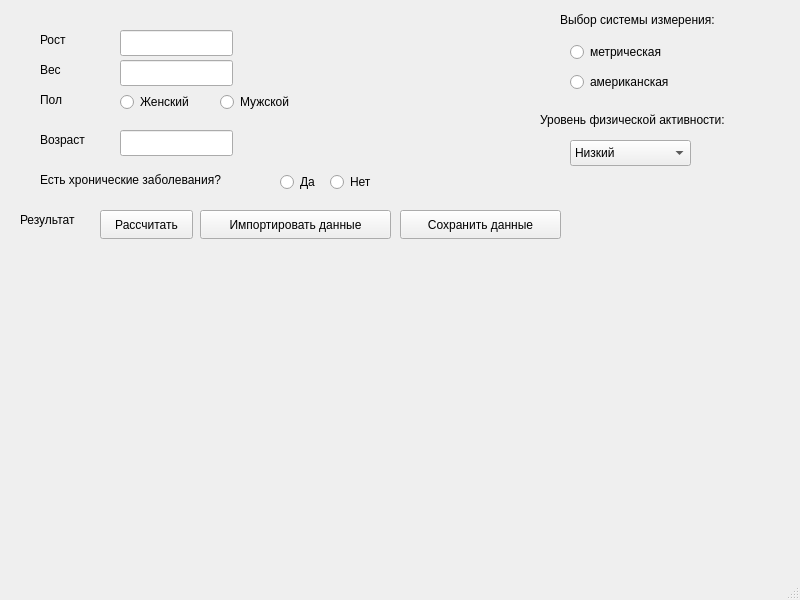
<?xml version="1.0" encoding="UTF-8"?>
<ui version="4.0">
 <class>MainWindow</class>
 <widget class="QMainWindow" name="MainWindow">
  <property name="geometry">
   <rect>
    <x>0</x>
    <y>0</y>
    <width>800</width>
    <height>600</height>
   </rect>
  </property>
  <property name="windowTitle">
   <string>MainWindow</string>
  </property>
  <widget class="QWidget" name="centralwidget">
   <widget class="QLabel" name="label_height">
    <property name="geometry">
     <rect>
      <x>40</x>
      <y>30</y>
      <width>63</width>
      <height>20</height>
     </rect>
    </property>
    <property name="text">
     <string>Рост</string>
    </property>
   </widget>
   <widget class="QLabel" name="label_weight">
    <property name="geometry">
     <rect>
      <x>40</x>
      <y>60</y>
      <width>63</width>
      <height>20</height>
     </rect>
    </property>
    <property name="text">
     <string>Вес</string>
    </property>
   </widget>
   <widget class="QLineEdit" name="lineEdit_1">
    <property name="geometry">
     <rect>
      <x>120</x>
      <y>30</y>
      <width>113</width>
      <height>26</height>
     </rect>
    </property>
   </widget>
   <widget class="QLineEdit" name="lineEdit_2">
    <property name="geometry">
     <rect>
      <x>120</x>
      <y>60</y>
      <width>113</width>
      <height>26</height>
     </rect>
    </property>
   </widget>
   <widget class="QLabel" name="label_result">
    <property name="geometry">
     <rect>
      <x>20</x>
      <y>210</y>
      <width>71</width>
      <height>20</height>
     </rect>
    </property>
    <property name="text">
     <string>Результат</string>
    </property>
   </widget>
   <widget class="QPushButton" name="pushButton_result">
    <property name="geometry">
     <rect>
      <x>100</x>
      <y>210</y>
      <width>93</width>
      <height>29</height>
     </rect>
    </property>
    <property name="text">
     <string>Рассчитать</string>
    </property>
   </widget>
   <widget class="QLabel" name="label_2">
    <property name="geometry">
     <rect>
      <x>560</x>
      <y>10</y>
      <width>211</width>
      <height>20</height>
     </rect>
    </property>
    <property name="text">
     <string>Выбор системы измерения:</string>
    </property>
   </widget>
   <widget class="QLabel" name="label_height1">
    <property name="geometry">
     <rect>
      <x>240</x>
      <y>30</y>
      <width>51</width>
      <height>20</height>
     </rect>
    </property>
    <property name="text">
     <string/>
    </property>
   </widget>
   <widget class="QLabel" name="label_weight1">
    <property name="geometry">
     <rect>
      <x>240</x>
      <y>60</y>
      <width>31</width>
      <height>20</height>
     </rect>
    </property>
    <property name="text">
     <string/>
    </property>
   </widget>
   <widget class="QLabel" name="label_gender">
    <property name="geometry">
     <rect>
      <x>40</x>
      <y>90</y>
      <width>63</width>
      <height>20</height>
     </rect>
    </property>
    <property name="text">
     <string>Пол</string>
    </property>
   </widget>
   <widget class="QLabel" name="label_ill">
    <property name="geometry">
     <rect>
      <x>40</x>
      <y>170</y>
      <width>231</width>
      <height>20</height>
     </rect>
    </property>
    <property name="text">
     <string>Есть хронические заболевания?</string>
    </property>
   </widget>
   <widget class="QGroupBox" name="groupBox_system">
    <property name="geometry">
     <rect>
      <x>560</x>
      <y>30</y>
      <width>161</width>
      <height>81</height>
     </rect>
    </property>
    <property name="styleSheet">
     <string notr="true">QGroupBox { border: 0; }</string>
    </property>
    <property name="title">
     <string/>
    </property>
    <widget class="QRadioButton" name="radioButton_european">
     <property name="geometry">
      <rect>
       <x>10</x>
       <y>10</y>
       <width>131</width>
       <height>24</height>
      </rect>
     </property>
     <property name="text">
      <string>метрическая</string>
     </property>
     <property name="checked">
      <bool>false</bool>
     </property>
     <property name="autoExclusive">
      <bool>false</bool>
     </property>
    </widget>
    <widget class="QRadioButton" name="radioButton_american">
     <property name="geometry">
      <rect>
       <x>10</x>
       <y>40</y>
       <width>131</width>
       <height>24</height>
      </rect>
     </property>
     <property name="text">
      <string>американская</string>
     </property>
    </widget>
   </widget>
   <widget class="QGroupBox" name="groupBox_gender">
    <property name="geometry">
     <rect>
      <x>110</x>
      <y>80</y>
      <width>211</width>
      <height>41</height>
     </rect>
    </property>
    <property name="styleSheet">
     <string notr="true">QGroupBox { border: 0; }</string>
    </property>
    <property name="title">
     <string/>
    </property>
    <widget class="QRadioButton" name="radioButton_female">
     <property name="geometry">
      <rect>
       <x>10</x>
       <y>10</y>
       <width>110</width>
       <height>24</height>
      </rect>
     </property>
     <property name="text">
      <string>Женский</string>
     </property>
    </widget>
    <widget class="QRadioButton" name="radioButton_male">
     <property name="geometry">
      <rect>
       <x>110</x>
       <y>10</y>
       <width>110</width>
       <height>24</height>
      </rect>
     </property>
     <property name="text">
      <string>Мужской</string>
     </property>
    </widget>
   </widget>
   <widget class="QGroupBox" name="groupBox_ill">
    <property name="geometry">
     <rect>
      <x>270</x>
      <y>150</y>
      <width>121</width>
      <height>51</height>
     </rect>
    </property>
    <property name="styleSheet">
     <string notr="true">QGroupBox { border: 0; }</string>
    </property>
    <property name="title">
     <string/>
    </property>
    <widget class="QRadioButton" name="radioButton_chr">
     <property name="geometry">
      <rect>
       <x>10</x>
       <y>20</y>
       <width>51</width>
       <height>24</height>
      </rect>
     </property>
     <property name="text">
      <string>Да</string>
     </property>
    </widget>
    <widget class="QRadioButton" name="radioButton_chrno">
     <property name="geometry">
      <rect>
       <x>60</x>
       <y>20</y>
       <width>61</width>
       <height>24</height>
      </rect>
     </property>
     <property name="text">
      <string>Нет</string>
     </property>
    </widget>
   </widget>
   <widget class="QLabel" name="label_age">
    <property name="geometry">
     <rect>
      <x>40</x>
      <y>130</y>
      <width>63</width>
      <height>20</height>
     </rect>
    </property>
    <property name="text">
     <string>Возраст</string>
    </property>
   </widget>
   <widget class="QLineEdit" name="lineEdit_age">
    <property name="geometry">
     <rect>
      <x>120</x>
      <y>130</y>
      <width>113</width>
      <height>26</height>
     </rect>
    </property>
   </widget>
   <widget class="QLabel" name="label_level">
    <property name="geometry">
     <rect>
      <x>540</x>
      <y>110</y>
      <width>241</width>
      <height>20</height>
     </rect>
    </property>
    <property name="text">
     <string>Уровень физической активности:</string>
    </property>
   </widget>
   <widget class="QComboBox" name="comboBox_activity">
    <property name="geometry">
     <rect>
      <x>570</x>
      <y>140</y>
      <width>121</width>
      <height>26</height>
     </rect>
    </property>
    <item>
     <property name="text">
      <string>Низкий</string>
     </property>
    </item>
    <item>
     <property name="text">
      <string>Средний</string>
     </property>
    </item>
    <item>
     <property name="text">
      <string>Высокий</string>
     </property>
    </item>
   </widget>
   <widget class="QWidget" name="chartWidget" native="true">
    <property name="geometry">
     <rect>
      <x>890</x>
      <y>450</y>
      <width>21</width>
      <height>20</height>
     </rect>
    </property>
   </widget>
   <widget class="QWidget" name="verticalLayoutWidget">
    <property name="geometry">
     <rect>
      <x>10</x>
      <y>310</y>
      <width>761</width>
      <height>211</height>
     </rect>
    </property>
    <layout class="QVBoxLayout" name="verticalLayout"/>
   </widget>
   <widget class="QPushButton" name="pushButton_save">
    <property name="geometry">
     <rect>
      <x>400</x>
      <y>210</y>
      <width>161</width>
      <height>29</height>
     </rect>
    </property>
    <property name="text">
     <string>Сохранить данные</string>
    </property>
   </widget>
   <widget class="QPushButton" name="pushButton_import">
    <property name="geometry">
     <rect>
      <x>200</x>
      <y>210</y>
      <width>191</width>
      <height>29</height>
     </rect>
    </property>
    <property name="text">
     <string>Импортировать данные</string>
    </property>
   </widget>
   <widget class="QLabel" name="label">
    <property name="geometry">
     <rect>
      <x>20</x>
      <y>250</y>
      <width>221</width>
      <height>41</height>
     </rect>
    </property>
    <property name="text">
     <string/>
    </property>
   </widget>
  </widget>
  <widget class="QMenuBar" name="menubar">
   <property name="geometry">
    <rect>
     <x>0</x>
     <y>0</y>
     <width>800</width>
     <height>26</height>
    </rect>
   </property>
  </widget>
  <widget class="QStatusBar" name="statusbar"/>
 </widget>
 <resources/>
 <connections/>
</ui>
